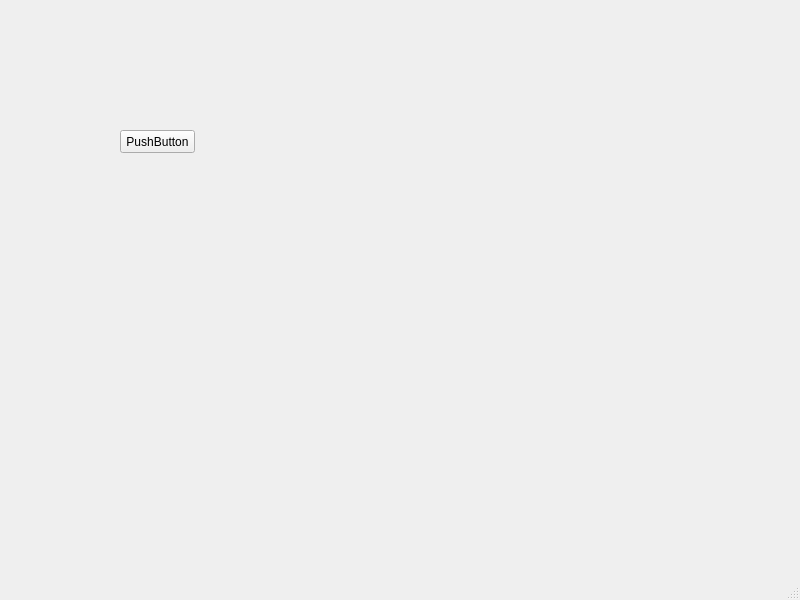
<?xml version="1.0" encoding="UTF-8"?>
<ui version="4.0">
 <class>MainWindow</class>
 <widget class="QMainWindow" name="MainWindow">
  <property name="geometry">
   <rect>
    <x>0</x>
    <y>0</y>
    <width>800</width>
    <height>600</height>
   </rect>
  </property>
  <property name="windowTitle">
   <string>MainWindow</string>
  </property>
  <widget class="QWidget" name="centralwidget">
   <widget class="QPushButton" name="pushButton">
    <property name="geometry">
     <rect>
      <x>120</x>
      <y>130</y>
      <width>75</width>
      <height>23</height>
     </rect>
    </property>
    <property name="text">
     <string>PushButton</string>
    </property>
   </widget>
  </widget>
  <widget class="QMenuBar" name="menubar">
   <property name="geometry">
    <rect>
     <x>0</x>
     <y>0</y>
     <width>800</width>
     <height>21</height>
    </rect>
   </property>
  </widget>
  <widget class="QStatusBar" name="statusbar"/>
 </widget>
 <resources/>
 <connections/>
</ui>
